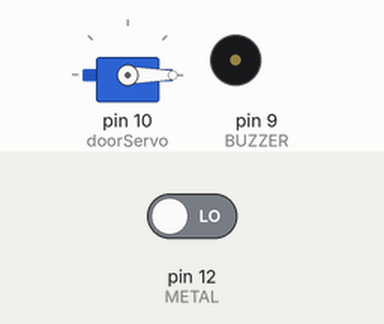
This sketch was run on a simulated Arduino Uno, built with avr-gcc and run on an emulated ATmega328P. Parts: servo, buzzer (waves = sounding, pin HIGH). The inputs (shaded band) are chosen by the test bench; at power-on: pin 12 (METAL) LOW.

Above: at 1.2 s.
1.3 s: pin 12 (METAL) driven HIGH
At 1.4 s:
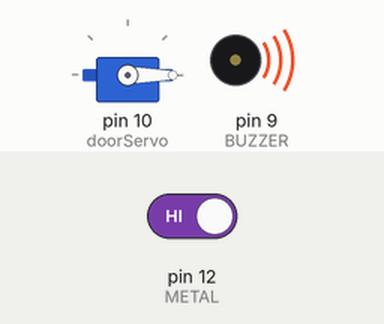
4.3 s: pin 12 (METAL) driven LOW
At 5.4 s:
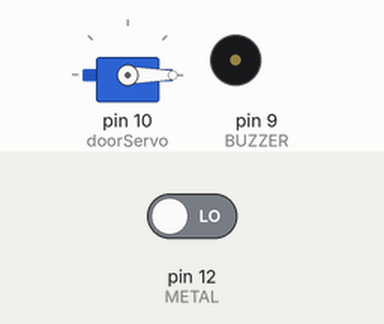
Timing chart, 0 to 7.3 s (numbered marks = the images above; inputs shaded):
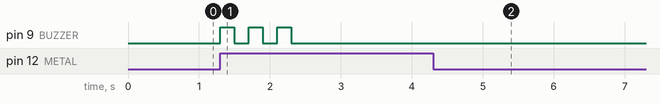

The sketch:

master_node.ino
```cpp
#include <Servo.h>
#include <SoftwareSerial.h>

Servo doorServo;
SoftwareSerial bioSerial(4, -1);   // RX from Arduino 2
SoftwareSerial keySerial(6, -1);   // RX from Arduino 3

#define BUZZER 9
#define METAL 12

bool bioOK = false;
bool keyOK = false;
bool metalDetected = false;

void setup() {
  Serial.begin(9600);
  bioSerial.begin(9600);
  keySerial.begin(9600);

  pinMode(BUZZER, OUTPUT);
  pinMode(METAL, INPUT);

  doorServo.attach(10);
  doorServo.write(0); // Door closed
}

void loop() {
  // Fingerprint
  if (bioSerial.available()) {
    String msg = bioSerial.readStringUntil('\n');
    msg.trim();
    if (msg == "BIO_OK") bioOK = true;
  }

  // Keypad
  if (keySerial.available()) {
    String msg = keySerial.readStringUntil('\n');
    msg.trim();
    if (msg == "KEY_OK") keyOK = true;
  }

  // Metal detector
  if (digitalRead(METAL) == HIGH) metalDetected = true;

  // Final decision
  if (bioOK && keyOK && !metalDetected) {
    openDoor();
    resetFlags();
  } else if (metalDetected) {
    triggerBuzzer();
    delay(3000);
    metalDetected = false;
  }
}

void openDoor() {
  digitalWrite(BUZZER, HIGH);
  delay(200);
  digitalWrite(BUZZER, LOW);

  doorServo.write(90);
  delay(5000);
  doorServo.write(0);
}

void resetFlags() {
  bioOK = false;
  keyOK = false;
}

void triggerBuzzer() {
  for (int i = 0; i < 3; i++) {
    digitalWrite(BUZZER, HIGH);
    delay(200);
    digitalWrite(BUZZER, LOW);
    delay(200);
  }
}
```

Measured:
- after the input at 1.3 s, pin 9 (BUZZER): alternates HIGH for 0.20 s and LOW for 0.20 s, 6 changes in all, then stays LOW, starting at once
- after the input at 4.3 s, pin 9 (BUZZER): stops changing and stays LOW
